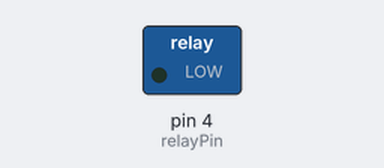
Simulated run of this sketch. Board: Arduino Uno, built with avr-gcc and run on an emulated ATmega328P. Parts: switched loads named in the sketch (green lamp = pin HIGH).

Above: at 0.2 s.
At 2.2 s:
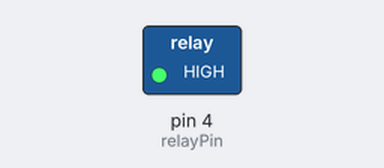
Timing chart, 0 to 3.7 s (numbered marks = the images above):
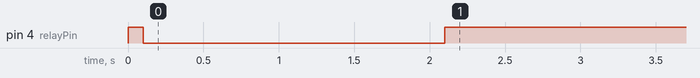

The sketch:

relayTest.ino
```cpp
int relayPin = 4;  // Pin connected to the relay's SIG pin

void setup() {
  pinMode(relayPin, OUTPUT); // Set relay pin as output
  digitalWrite(relayPin, HIGH); // Ensure relay is initially off
  delay(100); // Small delay for stability
  digitalWrite(relayPin, LOW);  // Turn relay on
  delay(2000); // Wait 1 second
  digitalWrite(relayPin, HIGH); // Turn relay off
}

void loop() {
  // Do nothing (stops here)
}
```
